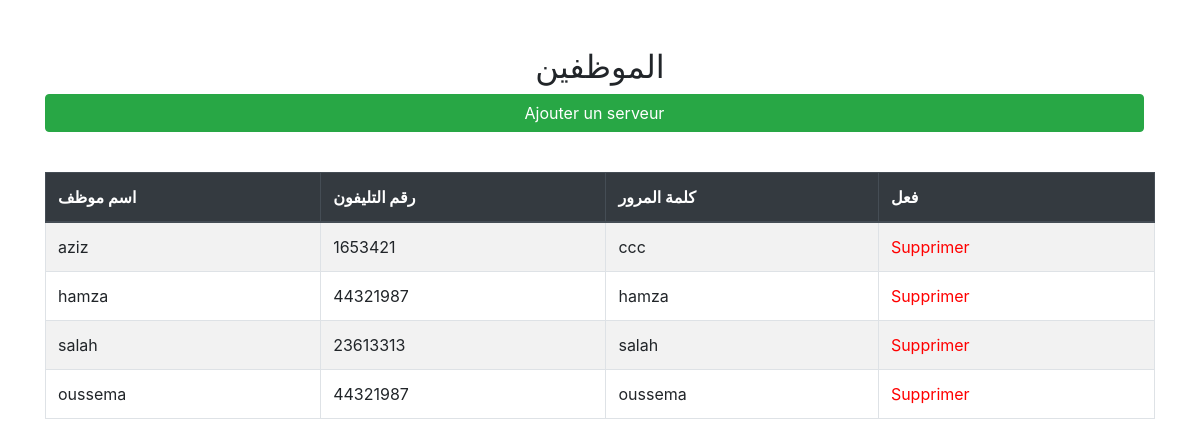
The page /Seveurs.php on the database its author committed.
### tables this page shows
CREATE TABLE `serveur` (
  `id_serveur` int(11) NOT NULL,
  `nom` varchar(50) NOT NULL,
  `numtel` varchar(15) DEFAULT NULL,
  `motdepasse` varchar(255) NOT NULL
);

### Seveurs.php (the view, shortened to what this page needs)
<?php
$servername = "localhost";
$username = "root";
$password = "";
$dbname = "cafe";
$conn = new mysqli($servername, $username, $password, $dbname);
$sql = "SELECT id_serveur, nom, numtel , motdepasse FROM serveur";
$result = $conn->query($sql);
?>
<!DOCTYPE html>
<html lang="fr">
<head>
    <link rel="stylesheet" href="https://stackpath.bootstrapcdn.com/bootstrap/4.5.2/css/bootstrap.min.css">
</head>
<body>
<div class="container mt-5">
<h2 class="text-center">الموظفين</h2>
<button class="btn btn-success mb-3 text-align:center;" onclick="openAddModal()" style="width:99%;text-align:center;">Ajouter un serveur</button>
    <table class="table table-bordered table-striped mt-4">
        <thead class="thead-dark">
            <tr>
                <th>اسم موظف</th>
                <th>رقم التليفون</th>
                <th>
                كلمة المرور
                </th>
                <th>فعل</th>
            </tr>
        </thead>
        <tbody>
            <?php if ($result->num_rows > 0): ?>
                <?php while($row = $result->fetch_assoc()): ?>
                    <tr>
                        <td><?php echo htmlspecialchars($row['nom']); ?></td>
                        <td><?php echo htmlspecialchars($row['numtel']); ?></td>
                        <td><?php echo htmlspecialchars($row['motdepasse']); ?></td>
                        <td>
                            <a href="?delete_id=<?php echo $row['id_serveur']; ?>" class="delete-button" onclick="return confirm('Êtes-vous sûr de vouloir supprimer ce serveur ?');">Supprimer</a>
                        </td>
                    </tr>
                <?php endwhile; ?>
            <?php else: ?>
                <tr>
                    <td colspan="3" class="text-center">لم يتم العثور على خوادم.</td>
                </tr>
            <?php endif; ?>
        </tbody>
    </table>
</div>
</body>
</html>

### Seveurs.php (style rules this page uses)
.delete-button { color: red; text-decoration: none; }

### rows shown on the page
serveur: nom "aziz", numtel "1653421", motdepasse "ccc"
serveur: nom "hamza", numtel "44321987", motdepasse "hamza"
serveur: nom "salah", numtel "23613313", motdepasse "salah"
serveur: nom "oussema", numtel "44321987", motdepasse "oussema"
